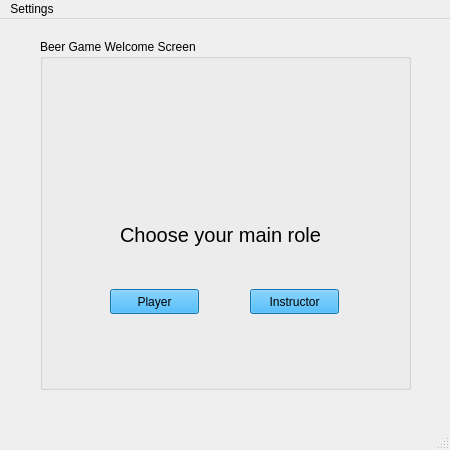
<?xml version="1.0" encoding="UTF-8"?>
<ui version="4.0">
 <class>Welcome</class>
 <widget class="QMainWindow" name="Welcome">
  <property name="geometry">
   <rect>
    <x>0</x>
    <y>0</y>
    <width>450</width>
    <height>450</height>
   </rect>
  </property>
  <property name="windowTitle">
   <string>MainWindow</string>
  </property>
  <widget class="QWidget" name="centralwidget">
   <widget class="QGroupBox" name="groupBox">
    <property name="geometry">
     <rect>
      <x>40</x>
      <y>20</y>
      <width>371</width>
      <height>351</height>
     </rect>
    </property>
    <property name="title">
     <string>Beer Game Welcome Screen</string>
    </property>
    <widget class="QLabel" name="label_2">
     <property name="geometry">
      <rect>
       <x>80</x>
       <y>180</y>
       <width>211</width>
       <height>31</height>
      </rect>
     </property>
     <property name="font">
      <font>
       <pointsize>15</pointsize>
      </font>
     </property>
     <property name="text">
      <string>Choose your main role</string>
     </property>
    </widget>
    <widget class="QPushButton" name="pushButton_Player">
     <property name="geometry">
      <rect>
       <x>70</x>
       <y>250</y>
       <width>89</width>
       <height>25</height>
      </rect>
     </property>
     <property name="styleSheet">
      <string notr="true">background-color: rgb(29, 161, 242);</string>
     </property>
     <property name="text">
      <string>Player</string>
     </property>
    </widget>
    <widget class="QPushButton" name="pushButton_Instructor">
     <property name="geometry">
      <rect>
       <x>210</x>
       <y>250</y>
       <width>89</width>
       <height>25</height>
      </rect>
     </property>
     <property name="styleSheet">
      <string notr="true">background-color: rgb(29, 161, 242);</string>
     </property>
     <property name="text">
      <string>Instructor</string>
     </property>
    </widget>
    <widget class="QLabel" name="label_pic">
     <property name="geometry">
      <rect>
       <x>120</x>
       <y>60</y>
       <width>150</width>
       <height>80</height>
      </rect>
     </property>
     <property name="text">
      <string/>
     </property>
    </widget>
   </widget>
  </widget>
  <widget class="QMenuBar" name="menubar">
   <property name="geometry">
    <rect>
     <x>0</x>
     <y>0</y>
     <width>450</width>
     <height>22</height>
    </rect>
   </property>
   <widget class="QMenu" name="menuBeer_Game">
    <property name="title">
     <string>Settings</string>
    </property>
   </widget>
   <addaction name="menuBeer_Game"/>
  </widget>
  <widget class="QStatusBar" name="statusbar"/>
 </widget>
 <resources/>
 <connections/>
</ui>
